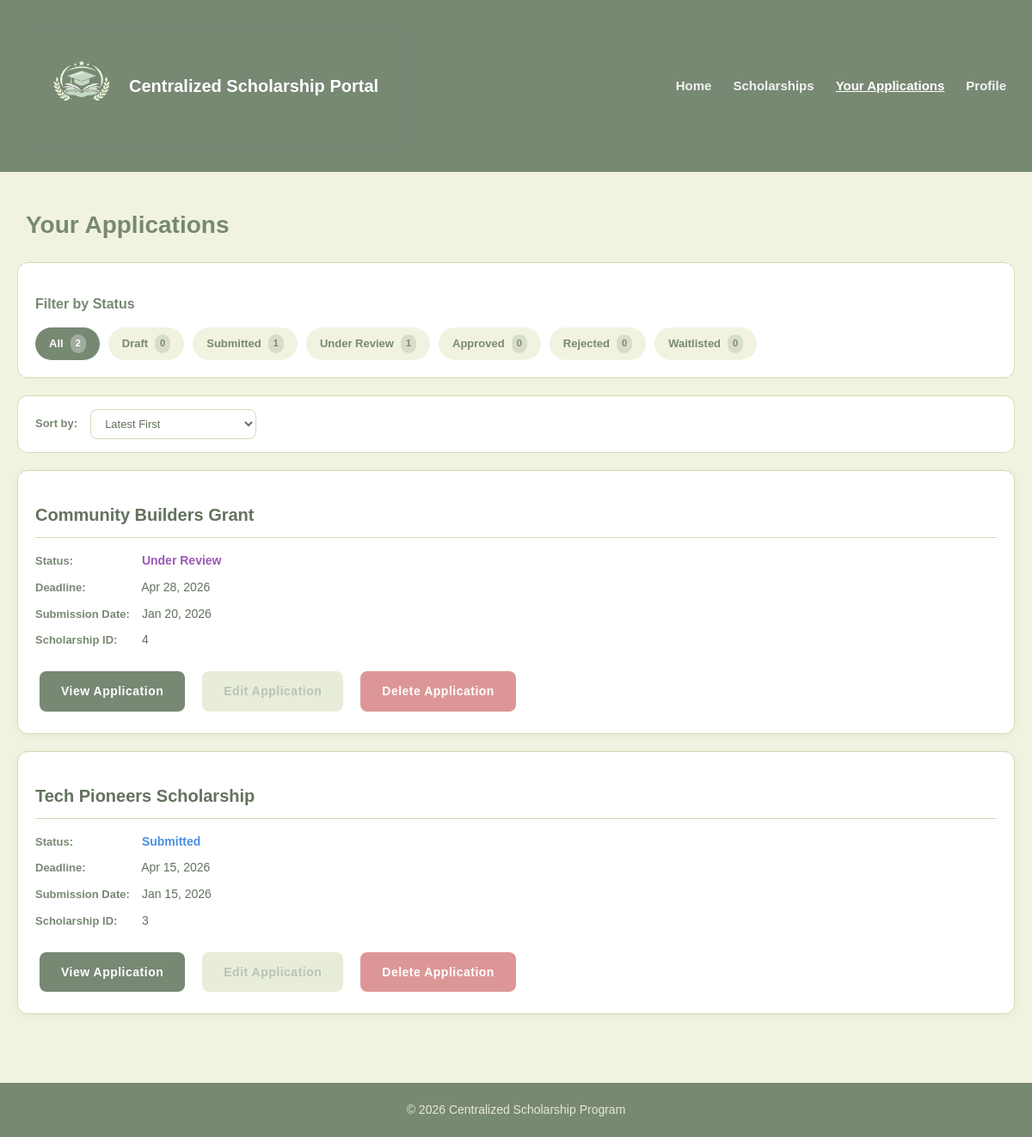
The app's page /Frontends/Client-side/your-applications.php (signed in), older data.
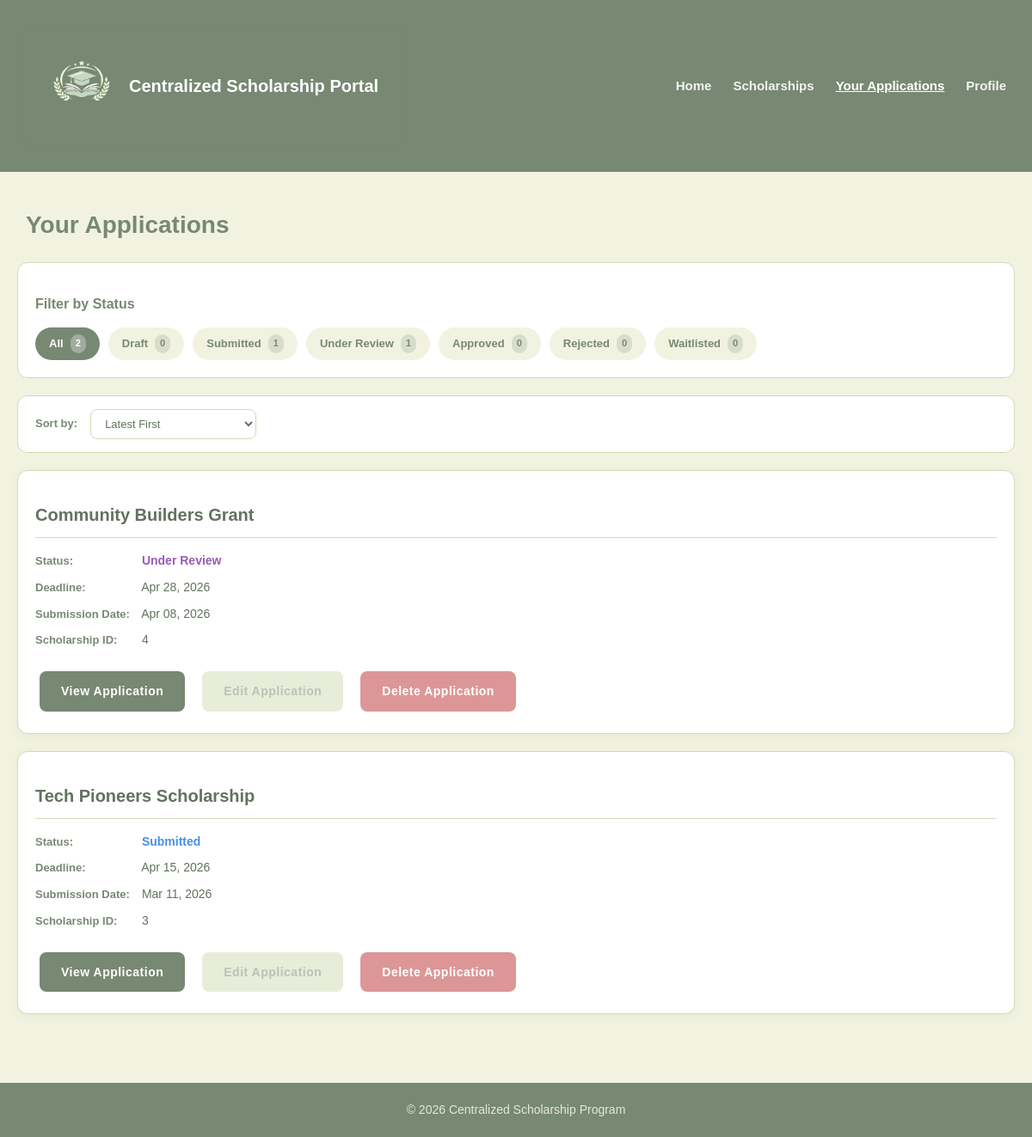
The same page, newer data.
### tables this page shows
CREATE TABLE `APPLICATIONS` (
  `application_id` int(11) NOT NULL,
  `student_id` int(11) NOT NULL,
  `scholarship_id` int(11) NOT NULL,
  `status` enum('Draft','Submitted','Under Review','Approved','Rejected','Waitlisted') NOT NULL,
  `submission_date` datetime DEFAULT NULL,
  `reviewed_by` int(11) DEFAULT NULL,
  `review_date` datetime DEFAULT NULL
);

CREATE TABLE `SCHOLARSHIPS` (
  `scholarship_id` int(11) NOT NULL,
  `title` varchar(45) NOT NULL,
  `description` varchar(45) NOT NULL,
  `deadline` datetime NOT NULL,
  `eligibility` text NOT NULL,
  `requirements` text NOT NULL,
  `release_status` enum('Draft','Published') NOT NULL,
  `status` enum('Completed','Ongoing','Upcoming') NOT NULL,
  `created_by` int(11) NOT NULL,
  `created_at` datetime NOT NULL
);

### Frontends/Client-side/your-applications.php (the view, shortened to what this page needs)
<?php
include("../../db_connect.php");
$account_id = $_SESSION['account_id'];
$getStudID = mysqli_query($conn, "SELECT student_id FROM STUDENTS WHERE account_id='$account_id'");
if ($getStudID && mysqli_num_rows($getStudID) > 0) {
    $row = mysqli_fetch_assoc($getStudID);
    $student_id = $row['student_id'];
} else {
    die("Student record not found.");
}
$status_filter = isset($_GET['status']) ? mysqli_real_escape_string($conn, $_GET['status']) : 'all';
$sort_by = isset($_GET['sort']) ? mysqli_real_escape_string($conn, $_GET['sort']) : 'date_desc';
$where_clause = "a.student_id = $student_id";
switch ($sort_by) {
    case 'date_desc':
    default:
        $order_by = "a.submission_date DESC";
        break;
}
$query = "SELECT a.*, s.title as scholarship_name, s.deadline
          FROM APPLICATIONS a
          JOIN SCHOLARSHIPS s ON a.scholarship_id = s.scholarship_id
          WHERE $where_clause
          ORDER BY $order_by";
$result = mysqli_query($conn, $query);
$status_counts = [];
$status_query = "SELECT a.status, COUNT(*) as count
                 FROM APPLICATIONS a
                 WHERE a.student_id = $student_id
                 GROUP BY a.status";
$status_result = mysqli_query($conn, $status_query);
while ($row = mysqli_fetch_assoc($status_result)) {
    $status_counts[$row['status']] = $row['count'];
}
?>
<html>
    <head>
        <link rel="stylesheet" href="style.css">
    </head>
    <body>
        <header>
            <section class="brand">
                <img src="../icons/CSP_logo.png" id="logo" alt="logo icon" onerror="this.style.display='none'">
                <h1>Centralized Scholarship Portal</h1>
            </section>
            <nav>
                <a href="home.php">Home</a>
                <a href="scholarList.php">Scholarships</a>
                <a id="active" href="your-applications.php">Your Applications</a>
                <a href="user-profile.php">Profile</a>
            </nav>
        </header>
        <div class="container">
            <h2>Your Applications</h2>
            <div class="filter-bar">
                <div class="filter-header">
                    <h3>Filter by Status</h3>
                </div>
                <div class="status-filters">
                    <a href="?status=all&sort=<?php echo $sort_by; ?>" class="status-filter <?php echo $status_filter == 'all' ? 'active' : ''; ?>">
                        All
                        <span class="count"><?php echo array_sum($status_counts); ?></span>
                    </a>
                    <a href="?status=Draft&sort=<?php echo $sort_by; ?>" class="status-filter draft <?php echo $status_filter == 'Draft' ? 'active' : ''; ?>">
                        Draft
                        <span class="count"><?php echo $status_counts['Draft'] ?? 0; ?></span>
                    </a>
                    <a href="?status=Submitted&sort=<?php echo $sort_by; ?>" class="status-filter submitted <?php echo $status_filter == 'Submitted' ? 'active' : ''; ?>">
                        Submitted
                        <span class="count"><?php echo $status_counts['Submitted'] ?? 0; ?></span>
                    </a>
                    <a href="?status=Under Review&sort=<?php echo $sort_by; ?>" class="status-filter under-review <?php echo $status_filter == 'Under Review' ? 'active' : ''; ?>">
                        Under Review
                        <span class="count"><?php echo $status_counts['Under Review'] ?? 0; ?></span>
                    </a>
                    <a href="?status=Approved&sort=<?php echo $sort_by; ?>" class="status-filter approved <?php echo $status_filter == 'Approved' ? 'active' : ''; ?>">
                        Approved
                        <span class="count"><?php echo $status_counts['Approved'] ?? 0; ?></span>
                    </a>
                    <a href="?status=Rejected&sort=<?php echo $sort_by; ?>" class="status-filter rejected <?php echo $status_filter == 'Rejected' ? 'active' : ''; ?>">
                        Rejected
                        <span class="count"><?php echo $status_counts['Rejected'] ?? 0; ?></span>
                    </a>
                    <a href="?status=Waitlisted&sort=<?php echo $sort_by; ?>" class="status-filter waitlisted <?php echo $status_filter == 'Waitlisted' ? 'active' : ''; ?>">
                        Waitlisted
                        <span class="count"><?php echo $status_counts['Waitlisted'] ?? 0; ?></span>
                    </a>
                </div>
            </div>
            <div class="sort-bar">
                <label>Sort by:</label>
                <select id="sort-select" onchange="window.location.href='?status=<?php echo $status_filter; ?>&sort='+this.value">
                    <option value="date_desc" <?php echo $sort_by == 'date_desc' ? 'selected' : ''; ?>>Latest First</option>
                </select>
            </div>
            <?php if (mysqli_num_rows($result) > 0): ?>
                <?php while ($application = mysqli_fetch_assoc($result)): ?>
                    <section class="application-card">
                        <h3><?php echo htmlspecialchars($application['scholarship_name']); ?></h3>
                        <div class="application-details">
                            <p><strong>Status:</strong>
                                <span class="status-<?php echo strtolower(str_replace(' ', '', $application['status'] ?? 'pending')); ?>">
                                    <?php echo htmlspecialchars($application['status'] ?? 'Pending'); ?>
                                </span>
                            </p>
                            <p><strong>Deadline:</strong> <?php echo date('M d, Y', strtotime($application['deadline'])); ?></p>
                            <p><strong>Submission Date:</strong> <?php echo $application['submission_date'] ? date('M d, Y', strtotime($application['submission_date'])) : 'Not submitted'; ?></p>
                            <p><strong>Scholarship ID:</strong> <?php echo htmlspecialchars($application['scholarship_id']); ?></p>
                        </div>
                        <div class="application-actions">
                            <a href="your-applications-read.php?id=<?php echo $application['application_id']; ?>" class="btn">View Application</a>
                            <?php if ($application['status'] == 'Draft'): ?>
                                <a href="application-form.php?id=<?php echo $application['scholarship_id']; ?>" class="btn btn-secondary">Edit Application</a>
                                <a href="your-applications-delete.php?id=<?php echo $application['application_id']; ?>" class="btn btn-danger">Delete Application</a>
                            <?php else: ?>
                                <span class="btn btn-secondary disabled" style="opacity: 0.5; cursor: not-allowed;" title="Cannot edit - application already <?php echo strtolower($application['status']); ?>">Edit Application</span>
                                <span class="btn btn-danger disabled" style="opacity: 0.5; cursor: not-allowed;" title="Cannot delete - application already <?php echo strtolower($application['status']); ?>">Delete Application</span>
                            <?php endif; ?>
                        </div>
                    </section>
                <?php endwhile; ?>
            <?php endif; ?>
        </div>
        <footer>
            <p>&copy; 2026 Centralized Scholarship Program</p>
        </footer>
    </body>
</html>

### Frontends/Client-side/style.css (style rules this page uses)
* { margin: 0; padding: 0; box-sizing: border-box; }
body { font-family: 'Verdana', sans-serif; font-size: 11px; color: #778873; background-color: #F1F3E0; line-height: 1.6; margin: 0; padding: 0; }
.container { max-width: 1200px; margin: 0 auto; background-color: transparent; padding: 20px; }
header { color: white; background-color: #778873; display: flex; justify-content: space-between; align-items: center; padding: 15px 30px; gap: 20px; width: 100%; border: none; outline: none; border-radius: 0; }
.brand { display: flex; align-items: center; gap: 15px; flex-shrink: 0; background-color: transparent; border: none; outline: none; border-radius: 0; }
#logo { width: 80px; height: auto; display: block; border: none; outline: none; }
h1 { font-size: 20px; margin: 0; color: white; white-space: nowrap; font-weight: bold; background-color: transparent; border: none; outline: none; }
nav { display: flex; align-items: center; gap: 25px; flex-wrap: nowrap; background-color: transparent; border: none; outline: none; }
nav a { font-size: 15px; text-decoration: none; color: white; font-weight: bold; white-space: nowrap; padding: 5px 0; opacity: 0.9; transition: opacity 0.3s; background-color: transparent; border: none; outline: none; }
#active { text-decoration: underline; opacity: 1; }
h2 { font-size: 28px; color: #778873; margin: 20px 0 15px; padding: 0 10px; }
h3 { font-size: 22px; color: #778873; margin: 15px 0; }
p { font-size: 14px; margin: 8px 0; color: #62725e; }
section { background-color: white; padding: 25px; border-radius: 12px; margin: 20px 0; box-shadow: 0 2px 8px rgba(119, 136, 115, 0.1); border: 1px solid #D2DCB6; }
.application-card { background-color: white; border: 1px solid #D2DCB6; border-radius: 12px; padding: 20px; margin-bottom: 20px; transition: transform 0.2s, box-shadow 0.2s; }
.application-card h3 { font-size: 20px; color: #62725e; margin-bottom: 15px; border-bottom: 1px solid #D2DCB6; padding-bottom: 10px; }
.application-details p { margin-bottom: 8px; font-size: 14px; }
.application-details strong { color: #778873; font-size: 13px; min-width: 120px; display: inline-block; }
.status-submitted { color: #4a90e2; font-weight: bold; }
.status-underreview { color: #9b59b6; font-weight: bold; }
.btn { font-size: 14px; font-weight: bold; display: inline-block; margin: 5px; padding: 12px 25px; background-color: #778873; color: white; text-decoration: none; border: none; border-radius: 8px; cursor: pointer; transition: background-color 0.3s; font-family: 'Verdana', sans-serif; white-space: nowrap; letter-spacing: 0.5px; }
.btn-secondary { background-color: #D2DCB6; color: #778873; }
.btn-danger { background-color: #bc2f2f; }
.disabled { opacity: 0.5; cursor: not-allowed; }
.application-actions { margin-top: 20px; display: flex; gap: 10px; flex-wrap: wrap; }
footer { background-color: #778873; color: #F1F3E0; text-align: center; padding: 20px; margin-top: 40px; font-size: 13px; width: 100%; border: none; border-radius: 0; }
footer p { color: #F1F3E0; margin: 0; opacity: 0.9; }
.filter-bar { background: white; border-radius: 12px; padding: 20px; margin: 20px 0; border: 1px solid #D2DCB6; }
.filter-header h3 { font-size: 16px; margin-bottom: 15px; color: #778873; }
.status-filters { display: flex; flex-wrap: wrap; gap: 10px; }
.status-filter { display: inline-flex; align-items: center; gap: 8px; padding: 8px 16px; background-color: #F1F3E0; color: #778873; text-decoration: none; border-radius: 20px; font-size: 13px; font-weight: bold; transition: all 0.3s; }
.status-filter.active { background-color: #778873; color: white; }
.status-filter .count { background-color: rgba(119, 136, 115, 0.2); padding: 2px 6px; border-radius: 12px; font-size: 11px; }
.status-filter.active .count { background-color: rgba(255, 255, 255, 0.3); }
.sort-bar { background: white; border-radius: 12px; padding: 15px 20px; margin: 20px 0; display: flex; align-items: center; gap: 15px; border: 1px solid #D2DCB6; }
.sort-bar label { font-weight: bold; color: #778873; font-size: 13px; }
.sort-bar select { padding: 8px 12px; border: 1px solid #D2DCB6; border-radius: 8px; background-color: white; color: #62725e; font-family: 'Verdana', sans-serif; font-size: 13px; cursor: pointer; }

Row changes from the older to the newer data that the page shows:
changed applications "Under Review": submission_date "Jan 20, 2026" → "Apr 08, 2026"
changed applications "Submitted": submission_date "Jan 15, 2026" → "Mar 11, 2026"
